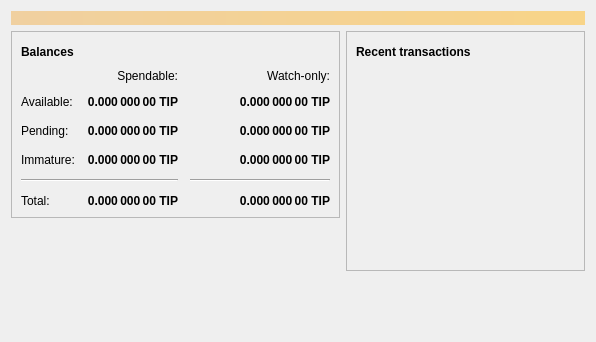
<?xml version="1.0" encoding="UTF-8"?>
<ui version="4.0">
 <class>OverviewPage</class>
 <widget class="QWidget" name="OverviewPage">
  <property name="geometry">
   <rect>
    <x>0</x>
    <y>0</y>
    <width>596</width>
    <height>342</height>
   </rect>
  </property>
  <property name="windowTitle">
   <string>Form</string>
  </property>
  <layout class="QVBoxLayout" name="topLayout">
   <item>
    <widget class="QLabel" name="labelAlerts">
     <property name="visible">
      <bool>false</bool>
     </property>
     <property name="styleSheet">
      <string notr="true">QLabel { background-color: qlineargradient(x1: 0, y1: 0, x2: 1, y2: 0, stop:0 #F0D0A0, stop:1 #F8D488); color:#000000; }</string>
     </property>
     <property name="wordWrap">
      <bool>true</bool>
     </property>
     <property name="margin">
      <number>3</number>
     </property>
     <property name="textInteractionFlags">
      <set>Qt::TextSelectableByMouse</set>
     </property>
    </widget>
   </item>
   <item>
    <layout class="QHBoxLayout" name="horizontalLayout" stretch="1,1">
     <item>
      <layout class="QVBoxLayout" name="verticalLayout_2">
       <item>
        <widget class="QFrame" name="frame">
         <property name="frameShape">
          <enum>QFrame::StyledPanel</enum>
         </property>
         <property name="frameShadow">
          <enum>QFrame::Raised</enum>
         </property>
         <layout class="QVBoxLayout" name="verticalLayout_4">
          <item>
           <layout class="QHBoxLayout" name="horizontalLayout_4">
            <item>
             <widget class="QLabel" name="label_5">
              <property name="font">
               <font>
                <weight>75</weight>
                <bold>true</bold>
               </font>
              </property>
              <property name="text">
               <string>Balances</string>
              </property>
             </widget>
            </item>
            <item>
             <widget class="QPushButton" name="labelWalletStatus">
              <property name="enabled">
               <bool>true</bool>
              </property>
              <property name="maximumSize">
               <size>
                <width>30</width>
                <height>16777215</height>
               </size>
              </property>
              <property name="toolTip">
               <string>The displayed information may be out of date. Your wallet automatically synchronizes with the Monacoin network after a connection is established, but this process has not completed yet.</string>
              </property>
              <property name="text">
               <string/>
              </property>
              <property name="icon">
               <iconset resource="../bitcoin.qrc">
                <normaloff>:/icons/warning</normaloff>
                <disabledoff>:/icons/warning</disabledoff>:/icons/warning</iconset>
              </property>
              <property name="iconSize">
               <size>
                <width>24</width>
                <height>24</height>
               </size>
              </property>
              <property name="flat">
               <bool>true</bool>
              </property>
             </widget>
            </item>
            <item>
             <spacer name="horizontalSpacer_3">
              <property name="orientation">
               <enum>Qt::Horizontal</enum>
              </property>
              <property name="sizeHint" stdset="0">
               <size>
                <width>40</width>
                <height>20</height>
               </size>
              </property>
             </spacer>
            </item>
           </layout>
          </item>
          <item>
           <layout class="QGridLayout" name="gridLayout">
            <property name="spacing">
             <number>12</number>
            </property>
            <item row="2" column="2">
             <widget class="QLabel" name="labelWatchPending">
              <property name="font">
               <font>
                <weight>75</weight>
                <bold>true</bold>
               </font>
              </property>
              <property name="cursor">
               <cursorShape>IBeamCursor</cursorShape>
              </property>
              <property name="toolTip">
               <string>Unconfirmed transactions to watch-only addresses</string>
              </property>
              <property name="text">
               <string notr="true">0.000 000 00 TIP</string>
              </property>
              <property name="alignment">
               <set>Qt::AlignRight|Qt::AlignTrailing|Qt::AlignVCenter</set>
              </property>
              <property name="textInteractionFlags">
               <set>Qt::LinksAccessibleByMouse|Qt::TextSelectableByKeyboard|Qt::TextSelectableByMouse</set>
              </property>
             </widget>
            </item>
            <item row="2" column="1">
             <widget class="QLabel" name="labelUnconfirmed">
              <property name="font">
               <font>
                <weight>75</weight>
                <bold>true</bold>
               </font>
              </property>
              <property name="cursor">
               <cursorShape>IBeamCursor</cursorShape>
              </property>
              <property name="toolTip">
               <string>Total of transactions that have yet to be confirmed, and do not yet count toward the spendable balance</string>
              </property>
              <property name="text">
               <string notr="true">0.000 000 00 TIP</string>
              </property>
              <property name="alignment">
               <set>Qt::AlignRight|Qt::AlignTrailing|Qt::AlignVCenter</set>
              </property>
              <property name="textInteractionFlags">
               <set>Qt::LinksAccessibleByMouse|Qt::TextSelectableByKeyboard|Qt::TextSelectableByMouse</set>
              </property>
             </widget>
            </item>
            <item row="3" column="2">
             <widget class="QLabel" name="labelWatchImmature">
              <property name="font">
               <font>
                <weight>75</weight>
                <bold>true</bold>
               </font>
              </property>
              <property name="cursor">
               <cursorShape>IBeamCursor</cursorShape>
              </property>
              <property name="toolTip">
               <string>Mined balance in watch-only addresses that has not yet matured</string>
              </property>
              <property name="text">
               <string notr="true">0.000 000 00 TIP</string>
              </property>
              <property name="alignment">
               <set>Qt::AlignRight|Qt::AlignTrailing|Qt::AlignVCenter</set>
              </property>
              <property name="textInteractionFlags">
               <set>Qt::LinksAccessibleByMouse|Qt::TextSelectableByKeyboard|Qt::TextSelectableByMouse</set>
              </property>
             </widget>
            </item>
            <item row="4" column="0" colspan="2">
             <widget class="Line" name="line">
              <property name="orientation">
               <enum>Qt::Horizontal</enum>
              </property>
             </widget>
            </item>
            <item row="4" column="2">
             <widget class="Line" name="lineWatchBalance">
              <property name="sizePolicy">
               <sizepolicy hsizetype="Preferred" vsizetype="Fixed">
                <horstretch>0</horstretch>
                <verstretch>0</verstretch>
               </sizepolicy>
              </property>
              <property name="minimumSize">
               <size>
                <width>140</width>
                <height>0</height>
               </size>
              </property>
              <property name="orientation">
               <enum>Qt::Horizontal</enum>
              </property>
             </widget>
            </item>
            <item row="5" column="0">
             <widget class="QLabel" name="labelTotalText">
              <property name="text">
               <string>Total:</string>
              </property>
             </widget>
            </item>
            <item row="3" column="1">
             <widget class="QLabel" name="labelImmature">
              <property name="font">
               <font>
                <weight>75</weight>
                <bold>true</bold>
               </font>
              </property>
              <property name="cursor">
               <cursorShape>IBeamCursor</cursorShape>
              </property>
              <property name="toolTip">
               <string>Mined balance that has not yet matured</string>
              </property>
              <property name="text">
               <string notr="true">0.000 000 00 TIP</string>
              </property>
              <property name="alignment">
               <set>Qt::AlignRight|Qt::AlignTrailing|Qt::AlignVCenter</set>
              </property>
              <property name="textInteractionFlags">
               <set>Qt::LinksAccessibleByMouse|Qt::TextSelectableByKeyboard|Qt::TextSelectableByMouse</set>
              </property>
             </widget>
            </item>
            <item row="2" column="3">
             <spacer name="horizontalSpacer_2">
              <property name="orientation">
               <enum>Qt::Horizontal</enum>
              </property>
              <property name="sizeHint" stdset="0">
               <size>
                <width>40</width>
                <height>20</height>
               </size>
              </property>
             </spacer>
            </item>
            <item row="3" column="0">
             <widget class="QLabel" name="labelImmatureText">
              <property name="text">
               <string>Immature:</string>
              </property>
             </widget>
            </item>
            <item row="5" column="1">
             <widget class="QLabel" name="labelTotal">
              <property name="font">
               <font>
                <weight>75</weight>
                <bold>true</bold>
               </font>
              </property>
              <property name="cursor">
               <cursorShape>IBeamCursor</cursorShape>
              </property>
              <property name="toolTip">
               <string>Your current total balance</string>
              </property>
              <property name="text">
               <string notr="true">0.000 000 00 TIP</string>
              </property>
              <property name="alignment">
               <set>Qt::AlignRight|Qt::AlignTrailing|Qt::AlignVCenter</set>
              </property>
              <property name="textInteractionFlags">
               <set>Qt::LinksAccessibleByMouse|Qt::TextSelectableByKeyboard|Qt::TextSelectableByMouse</set>
              </property>
             </widget>
            </item>
            <item row="5" column="2">
             <widget class="QLabel" name="labelWatchTotal">
              <property name="font">
               <font>
                <weight>75</weight>
                <bold>true</bold>
               </font>
              </property>
              <property name="cursor">
               <cursorShape>IBeamCursor</cursorShape>
              </property>
              <property name="toolTip">
               <string>Current total balance in watch-only addresses</string>
              </property>
              <property name="text">
               <string notr="true">0.000 000 00 TIP</string>
              </property>
              <property name="alignment">
               <set>Qt::AlignRight|Qt::AlignTrailing|Qt::AlignVCenter</set>
              </property>
              <property name="textInteractionFlags">
               <set>Qt::LinksAccessibleByMouse|Qt::TextSelectableByKeyboard|Qt::TextSelectableByMouse</set>
              </property>
             </widget>
            </item>
            <item row="0" column="2">
             <widget class="QLabel" name="labelWatchonly">
              <property name="text">
               <string>Watch-only:</string>
              </property>
              <property name="alignment">
               <set>Qt::AlignRight|Qt::AlignTrailing|Qt::AlignVCenter</set>
              </property>
             </widget>
            </item>
            <item row="1" column="0">
             <widget class="QLabel" name="labelBalanceText">
              <property name="text">
               <string>Available:</string>
              </property>
             </widget>
            </item>
            <item row="1" column="1">
             <widget class="QLabel" name="labelBalance">
              <property name="font">
               <font>
                <weight>75</weight>
                <bold>true</bold>
               </font>
              </property>
              <property name="cursor">
               <cursorShape>IBeamCursor</cursorShape>
              </property>
              <property name="toolTip">
               <string>Your current spendable balance</string>
              </property>
              <property name="text">
               <string notr="true">0.000 000 00 TIP</string>
              </property>
              <property name="alignment">
               <set>Qt::AlignRight|Qt::AlignTrailing|Qt::AlignVCenter</set>
              </property>
              <property name="textInteractionFlags">
               <set>Qt::LinksAccessibleByMouse|Qt::TextSelectableByKeyboard|Qt::TextSelectableByMouse</set>
              </property>
             </widget>
            </item>
            <item row="1" column="2">
             <widget class="QLabel" name="labelWatchAvailable">
              <property name="font">
               <font>
                <weight>75</weight>
                <bold>true</bold>
               </font>
              </property>
              <property name="cursor">
               <cursorShape>IBeamCursor</cursorShape>
              </property>
              <property name="toolTip">
               <string>Your current balance in watch-only addresses</string>
              </property>
              <property name="text">
               <string notr="true">0.000 000 00 TIP</string>
              </property>
              <property name="alignment">
               <set>Qt::AlignRight|Qt::AlignTrailing|Qt::AlignVCenter</set>
              </property>
              <property name="textInteractionFlags">
               <set>Qt::LinksAccessibleByMouse|Qt::TextSelectableByKeyboard|Qt::TextSelectableByMouse</set>
              </property>
             </widget>
            </item>
            <item row="2" column="0">
             <widget class="QLabel" name="labelPendingText">
              <property name="text">
               <string>Pending:</string>
              </property>
             </widget>
            </item>
            <item row="0" column="1">
             <widget class="QLabel" name="labelSpendable">
              <property name="text">
               <string>Spendable:</string>
              </property>
              <property name="alignment">
               <set>Qt::AlignRight|Qt::AlignTrailing|Qt::AlignVCenter</set>
              </property>
             </widget>
            </item>
           </layout>
          </item>
         </layout>
        </widget>
       </item>
       <item>
        <spacer name="verticalSpacer">
         <property name="orientation">
          <enum>Qt::Vertical</enum>
         </property>
         <property name="sizeHint" stdset="0">
          <size>
           <width>20</width>
           <height>40</height>
          </size>
         </property>
        </spacer>
       </item>
      </layout>
     </item>
     <item>
      <layout class="QVBoxLayout" name="verticalLayout_3">
       <item>
        <widget class="QFrame" name="frame_2">
         <property name="frameShape">
          <enum>QFrame::StyledPanel</enum>
         </property>
         <property name="frameShadow">
          <enum>QFrame::Raised</enum>
         </property>
         <layout class="QVBoxLayout" name="verticalLayout">
          <item>
           <layout class="QHBoxLayout" name="horizontalLayout_2">
            <item>
             <widget class="QLabel" name="label_4">
              <property name="font">
               <font>
                <weight>75</weight>
                <bold>true</bold>
               </font>
              </property>
              <property name="text">
               <string>Recent transactions</string>
              </property>
             </widget>
            </item>
            <item>
             <widget class="QPushButton" name="labelTransactionsStatus">
              <property name="enabled">
               <bool>true</bool>
              </property>
              <property name="maximumSize">
               <size>
                <width>30</width>
                <height>16777215</height>
               </size>
              </property>
              <property name="toolTip">
               <string>The displayed information may be out of date. Your wallet automatically synchronizes with the Monacoin network after a connection is established, but this process has not completed yet.</string>
              </property>
              <property name="text">
               <string/>
              </property>
              <property name="icon">
               <iconset resource="../bitcoin.qrc">
                <normaloff>:/icons/warning</normaloff>
                <disabledoff>:/icons/warning</disabledoff>:/icons/warning</iconset>
              </property>
              <property name="iconSize">
               <size>
                <width>24</width>
                <height>24</height>
               </size>
              </property>
              <property name="flat">
               <bool>true</bool>
              </property>
             </widget>
            </item>
            <item>
             <spacer name="horizontalSpacer">
              <property name="orientation">
               <enum>Qt::Horizontal</enum>
              </property>
              <property name="sizeHint" stdset="0">
               <size>
                <width>40</width>
                <height>20</height>
               </size>
              </property>
             </spacer>
            </item>
           </layout>
          </item>
          <item>
           <widget class="QListView" name="listTransactions">
            <property name="styleSheet">
             <string notr="true">QListView { background: transparent; }</string>
            </property>
            <property name="frameShape">
             <enum>QFrame::NoFrame</enum>
            </property>
            <property name="verticalScrollBarPolicy">
             <enum>Qt::ScrollBarAlwaysOff</enum>
            </property>
            <property name="horizontalScrollBarPolicy">
             <enum>Qt::ScrollBarAlwaysOff</enum>
            </property>
            <property name="selectionMode">
             <enum>QAbstractItemView::NoSelection</enum>
            </property>
           </widget>
          </item>
         </layout>
        </widget>
       </item>
       <item>
        <spacer name="verticalSpacer_2">
         <property name="orientation">
          <enum>Qt::Vertical</enum>
         </property>
         <property name="sizeHint" stdset="0">
          <size>
           <width>20</width>
           <height>40</height>
          </size>
         </property>
        </spacer>
       </item>
      </layout>
     </item>
    </layout>
   </item>
  </layout>
 </widget>
 <resources/>
 <connections/>
</ui>
